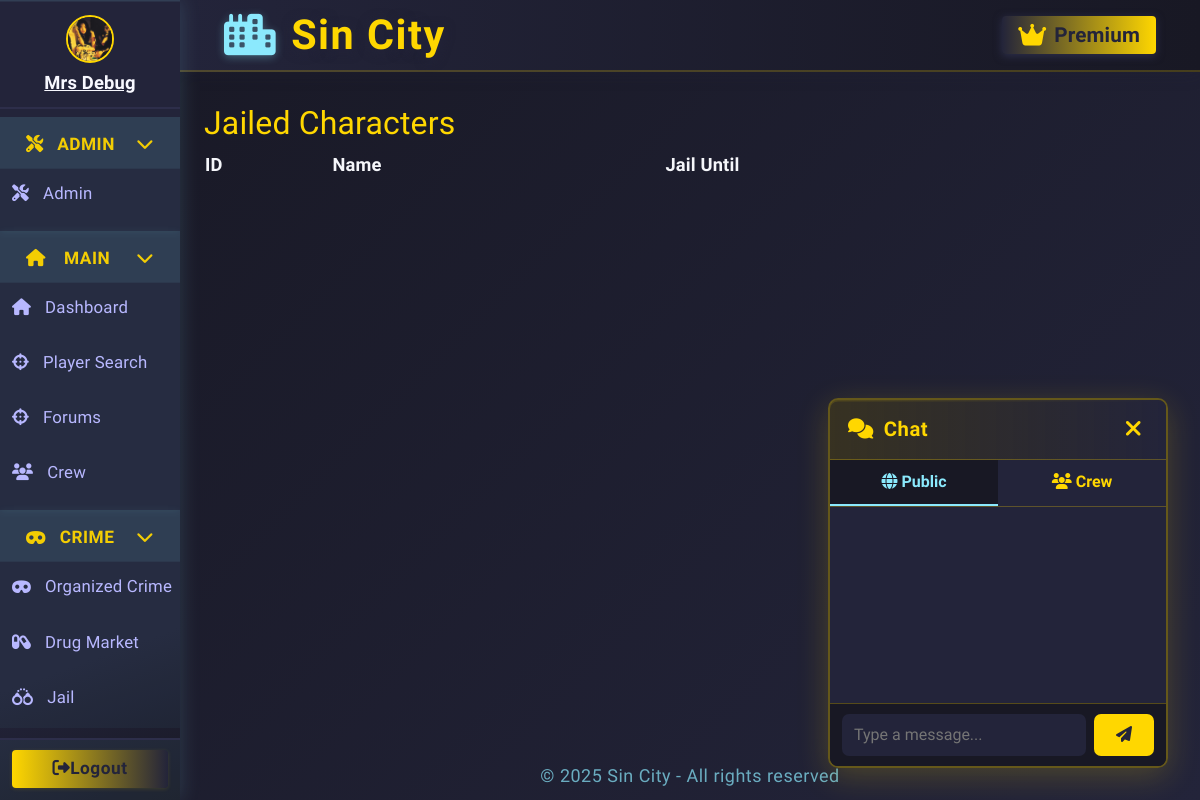
The app's page /admin/jail (signed in), older data.
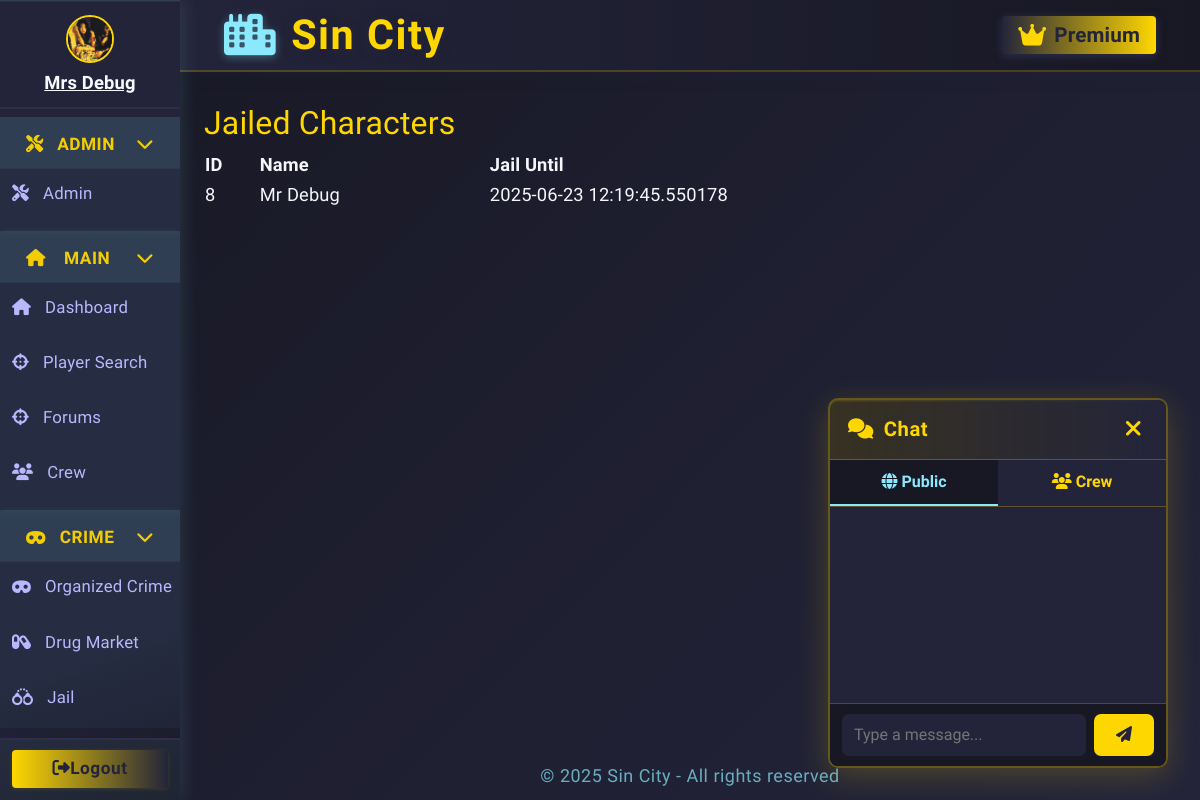
The same page, newer data.
### app.py (models this page shows, shortened)
class Character(db.Model):
    __tablename__ = 'character'
    id = db.Column(db.Integer, primary_key=True)
    user_id = db.Column(db.Integer, db.ForeignKey('user.id'), nullable=True)
    user = db.relationship('User', backref='linked_character', foreign_keys=[user_id])
    name = db.Column(db.String(64), unique=True, nullable=False)
    health = db.Column(db.Integer, default=100)
    money = db.Column(db.Integer, default=250)
    level = db.Column(db.Integer, default=1)
    xp = db.Column(db.Integer, default=0)
    last_crime_time = db.Column(db.DateTime, nullable=True)
    last_travel_time = db.Column(db.DateTime, nullable=True)
    city = db.Column(db.String(64), default="New York")
    gun_id = db.Column(db.Integer, db.ForeignKey('shop_item.id'))
    gun = db.relationship('ShopItem', foreign_keys=[gun_id])
    in_jail = db.Column(db.Boolean, default=False)
    jail_until = db.Column(db.DateTime, nullable=True)
    crime_group_id = db.Column(db.Integer, db.ForeignKey('organized_crime.id'))
    crime_group = db.relationship("OrganizedCrime", back_populates="members", foreign_keys=[crime_group_id])
    master_id = db.Column(db.Integer, db.ForeignKey('user.id'))
    equipped_gun_id = db.Column(db.Integer, db.ForeignKey('gun.id'), nullable=True)
    equipped_gun = db.relationship('Gun', foreign_keys=[equipped_gun_id])
    earn_streak = db.Column(db.Integer, default=0)
    last_earned = db.Column(db.DateTime, nullable=True)
    is_alive = db.Column(db.Boolean, default=True)
    profile_image = db.Column(db.String(255), nullable=True)
    crew = db.Column(db.Integer, db.ForeignKey('crew.id'), nullable=True)
    crew_id = db.Column(db.Integer, db.ForeignKey('crew.id'))
    linked_user = db.relationship('User', foreign_keys=[user_id], overlaps="linked_character,linked_characters,user")
    crew = db.relationship('Crew', backref='characters')

### app.py (the view)
@admin_bp.route('/jail')
@admin_required
def admin_jail():
    jailed = Character.query.filter_by(in_jail=True).all()
    return render_template('admin/jail.html', jailed=jailed)

### app.py (called while the page is built)
def admin_required(f):
    from functools import wraps
    @wraps(f)
    def decorated_function(*args, **kwargs):
        if not current_user.is_authenticated or not getattr(current_user, 'is_admin', False):
            flash("Admin access required.", "danger")
            return redirect(url_for('dashboard'))
        return f(*args, **kwargs)
    return decorated_function

@app.context_processor
def inject_user():
    return dict(user=current_user)

@app.before_request
def update_last_seen():
    if current_user.is_authenticated:
        now = datetime.utcnow()
        if not current_user.last_seen or (now - current_user.last_seen).seconds > 1:
            current_user.last_seen = now
            db.session.commit()

@app.before_request
def enable_sqlite_fk():
    if db.engine.url.drivername == 'sqlite':
        with db.engine.connect() as conn:
            conn.execute(db.text("PRAGMA foreign_keys=ON"))

@login_manager.user_loader
def load_user(user_id):
    return db.session.get(User, int(user_id))

@app.context_processor
def inject_now():
    from datetime import datetime
    return {'now': datetime.utcnow}

### templates/admin/jail.html (shortened to what this page needs)
{% extends "base.html" %}
{% block content %}
<div class="dashboard-hero">
    <h2 style="color:#ffd700;">Jailed Characters</h2>
    <table style="width:100%;color:#f5f6fa;">
        <tr>
            <th>ID</th><th>Name</th><th>Jail Until</th>
        </tr>
        {% for char in jailed %}
        <tr>
            <td>{{ char.id }}</td>
            <td>{{ char.name }}</td>
            <td>{{ char.jail_until }}</td>
        </tr>
        {% endfor %}
    </table>
</div>
{% endblock %}

Row changes from the older to the newer data that the page shows:
now on this page (row edited): Character: id "8", name "Mr Debug", jail_until "2025-06-23 12:19:45.550178"
